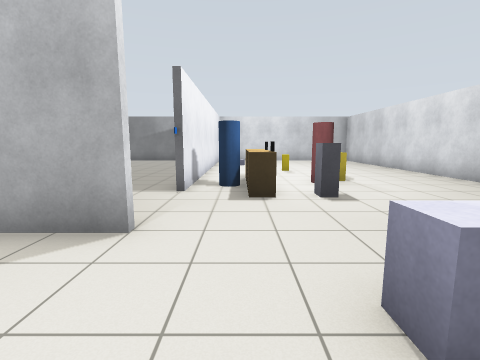
view 1 (above)

16 first-person views from a walk through a robot-simulator world made for Gazebo. The camera is 1.2 m above the floor, tilts 8° down and sees 85° across. The floor is counted in squares, 1 m on a side. Each view is taken from the middle of a square. On the plan, view 1 faces up. The plan holds only what a view shows up to about 12 squares ahead; the rest is blank.

view 2
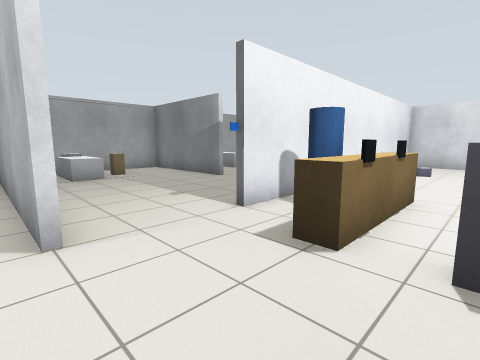

view 3
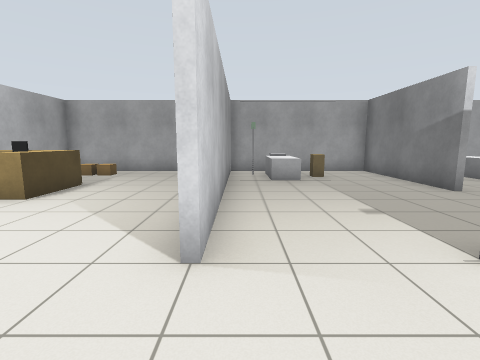

view 4
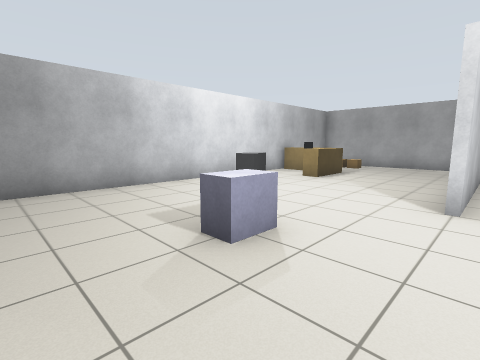

view 5
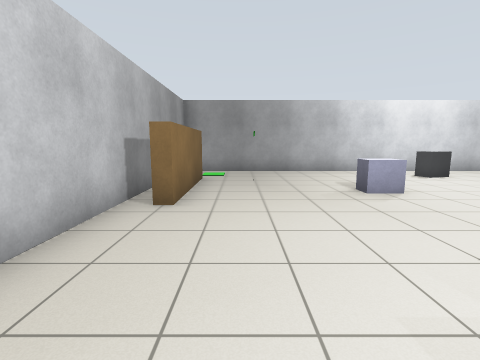

view 6
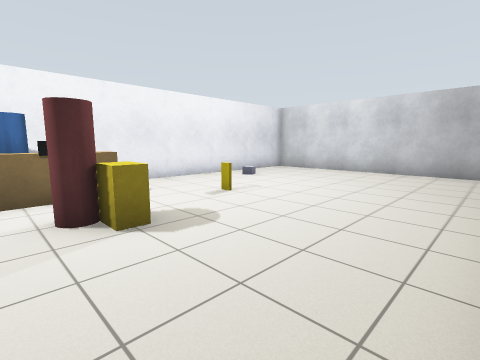

view 7
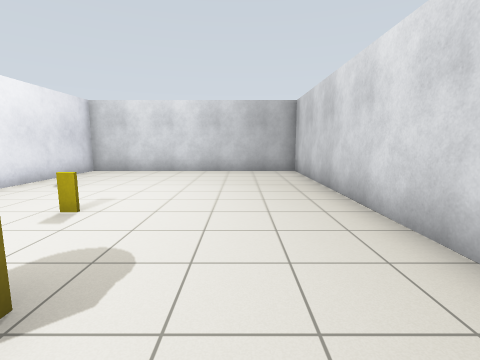

view 8
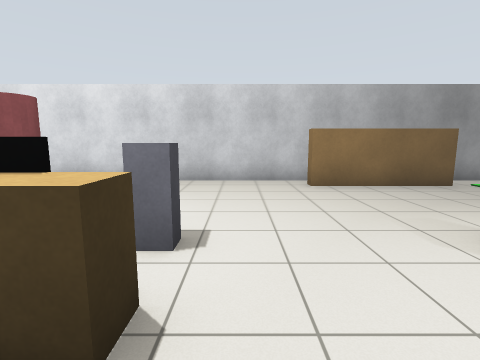

view 9
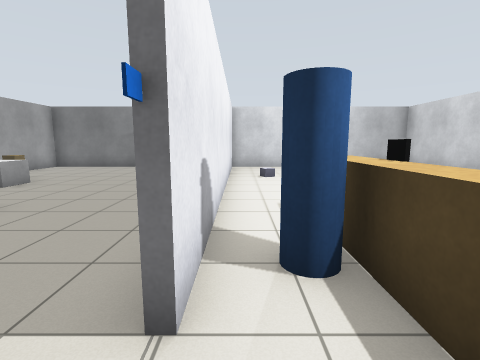

view 10
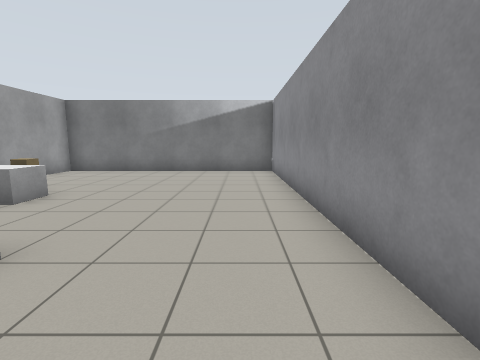

view 11
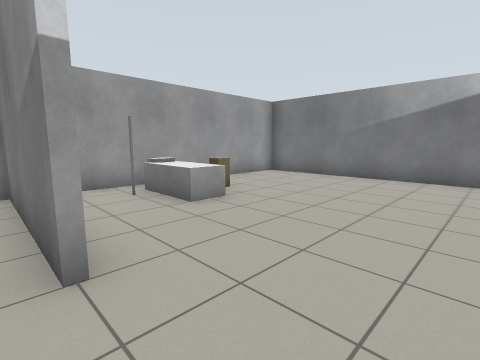

view 12
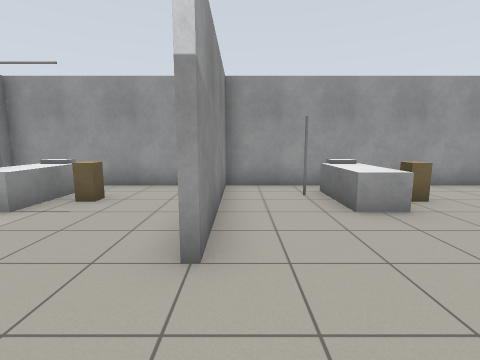

view 13
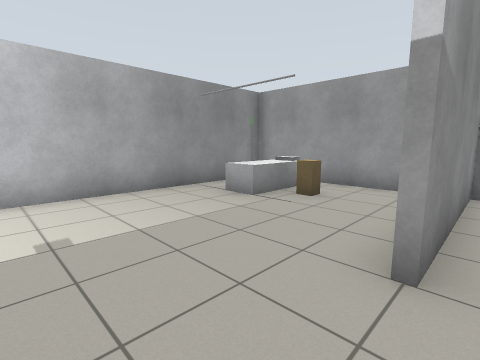

view 14
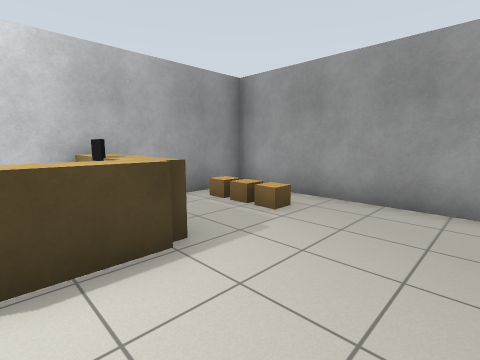

view 15
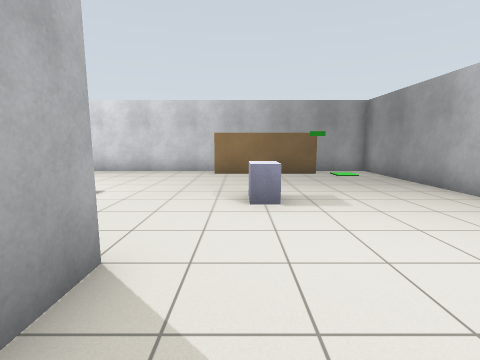

view 16
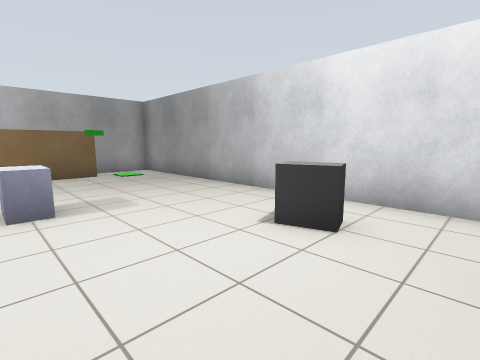

### Floor plan
Points are (right, up) in squares from view 1. A wall is a line through its corners. A room is listed if a view was taken in it or the views show most of it. See-through windows are left out.
Room 1 (views 1, 2, 3, 4, 5, 6, 7, 8, 9, 10, 11, 14, 15, 16)
walls: (-1.6, 8.4) (-1.6, 9.4); (-1.4, 3.4) (-8, 3.4); (-5.4, 9.4) (-10.5, 9.4); (-10.4, 9) (-10.4, 3.6) (-1.5, 3.6); (-10.4, 2.5) (-10.4, -3.4) (7.4, -3.4) (7.4, 18.4) (-2, 18.4); (6.3, -1.1) (6.3, 3) (6.8, 3); (-1.4, 18.5) (-1.4, 7.4)
low walls: (0.6, 5.7) (0.2, 5.7) (0.2, 6.5); (0.8, 9.4) (0.8, 8.4); (-6.2, -2.4) (-6.2, -3.2)
ways out: opening at (-4, 10) to room 2
objects: beige box (-9, -3); beige box (-9, -2); beige box (-9, -1); white box (-9, 6); brown box (-9, 7); white box (-8, 5) to (-8, 6); black box (-6, -2); brown box (-6, -1) to (-5, -1); grey box (-2, -2) to (-2, -1); sign (-2, 7); blue cylinder (0, 7) to (0, 8); other object (0, 14) to (0, 15); grey box (1, 1) to (2, 2); black box (1, 6) to (1, 7); black box (1, 8); filing cabinet (2, 6); red cylinder (2, 8); sign (2, 11); yellow box (3, 8)
Room 2 (views 12, 13)
walls: (-10.5, 9.6) (-5.5, 9.6); (-2, 18.4) (-10.4, 18.4) (-10.4, 9); (-1.6, 9.4) (-1.6, 18.5)
ways out: opening at (-4, 10) to room 1
objects: grey pole (-9, 12); white box (-9, 13); brown box (-9, 14); white box (-8, 12) to (-8, 13)

Where each view was taken, in squares from view 1:
view 1: 0 up, 0 right, facing up
view 2: 3 up, 2 right, facing up-left
view 3: 4 up, 1 right, facing left
view 4: 4 up, 4 right, facing down-left
view 5: 8 up, 5 right, facing down
view 6: 7 up, 7 right, facing up-left
view 7: 7 up, 5 right, facing up
view 8: 5 up, 1 left, facing right
view 9: 5 up, 1 left, facing up
view 10: 7 up, 3 left, facing up
view 11: 9 up, 3 left, facing up-left
view 12: 10 up, 3 left, facing left
view 13: 10 up, 3 left, facing down-left
view 14: 2 up, 5 left, facing down-left
view 15: 2 up, 4 left, facing right
view 16: 2 up, 4 left, facing down-right
